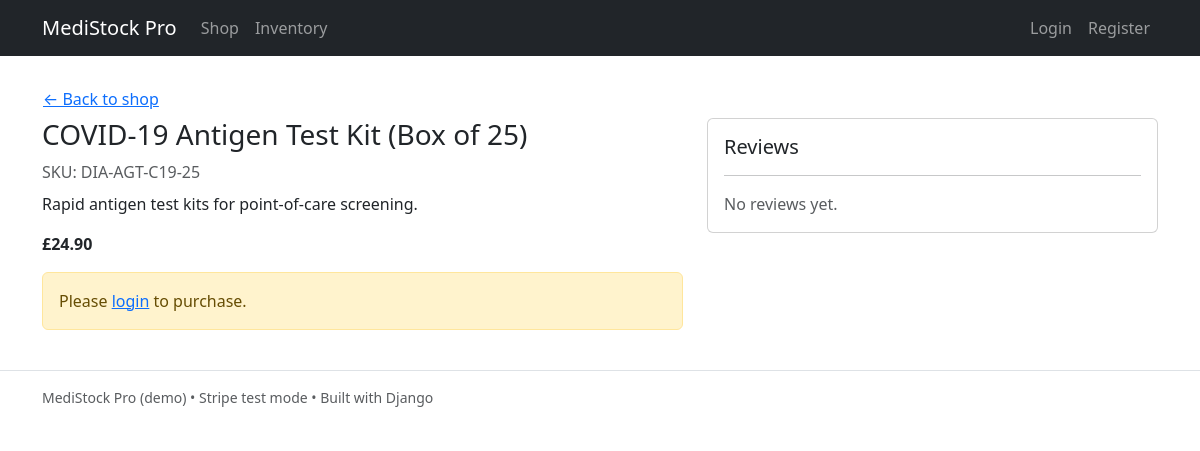
The page /product/501/ on the database its author committed.
### catalog/models.py (models this page shows, shortened)
class Product(models.Model):
    category = models.ForeignKey(Category, on_delete=models.SET_NULL, null=True, blank=True, related_name='products')
    name = models.CharField(max_length=150)
    sku = models.CharField(max_length=40, unique=True)
    description = models.TextField(blank=True)
    price_gbp = models.DecimalField(max_digits=8, decimal_places=2)
    is_active = models.BooleanField(default=True)

### catalog/views.py (the view)
# urls.py: path('product/<int:pk>/', views.product_detail, name='product_detail'),
def product_detail(request, pk):
    product = get_object_or_404(Product, pk=pk, is_active=True)
    return render(request, 'catalog/product_detail.html', {'product': product})

### config/context_processors.py (called while the page is built)
def project_settings(request):
    return {
        "STRIPE_PUBLIC_KEY": settings.STRIPE_PUBLIC_KEY,
        "DEBUG": settings.DEBUG,
    }

### templates/catalog/product_detail.html (shortened to what this page needs)
{% extends 'base.html' %}
{% block content %}
<a href="{% url 'catalog:product_list' %}" class="btn btn-link px-0">&larr; Back to shop</a>
<div class="row g-4">
  <div class="col-md-7">
    <h1 class="h3">{{ product.name }}</h1>
    <p class="text-muted mb-2">SKU: {{ product.sku }}</p>
    <p>{{ product.description|linebreaksbr }}</p>
    <div class="fw-semibold mb-3">£{{ product.price_gbp }}</div>
    {% if user.is_authenticated %}
      <form method="post" action="{% url 'cart:add_to_cart' product.pk %}" class="d-flex gap-2">
        {% csrf_token %}
        <input type="number" min="1" max="999" name="quantity" value="1" class="form-control" style="max-width:120px">
        <button class="btn btn-primary" type="submit">Add to cart</button>
      </form>
    {% else %}
      <div class="alert alert-warning">Please <a href="{% url 'accounts:login' %}">login</a> to purchase.</div>
    {% endif %}
  </div>
  <div class="col-md-5">
    <div class="card p-3">
      <div class="d-flex justify-content-between align-items-center">
        <h2 class="h5 m-0">Reviews</h2>
      </div>
      <hr>
      {% for r in product.reviews.all %}
        <div class="mb-3">
          <div class="small text-muted">{{ r.user.username }} • {{ r.created_at|date:"Y-m-d" }}</div>
          <div class="fw-semibold">{{ r.rating }}/5</div>
          <div>{{ r.comment|linebreaksbr }}</div>
          {% if user.is_authenticated and r.user_id == user.id %}
            <div class="mt-1">
              <a href="{% url 'reviews:edit_review' r.pk %}" class="btn btn-sm btn-outline-secondary">Edit</a>
              <a href="{% url 'reviews:delete_review' r.pk %}" class="btn btn-sm btn-outline-danger">Delete</a>
            </div>
          {% endif %}
        </div>
      {% empty %}
        <div class="text-muted">No reviews yet.</div>
      {% endfor %}
    </div>
  </div>
</div>
{% endblock %}

### rows shown on the page
Product: name "COVID-19 Antigen Test Kit (Box of 25)", sku "DIA-AGT-C19-25", description "Rapid antigen test kits for point-of-care screening.", price_gbp "24.90"
